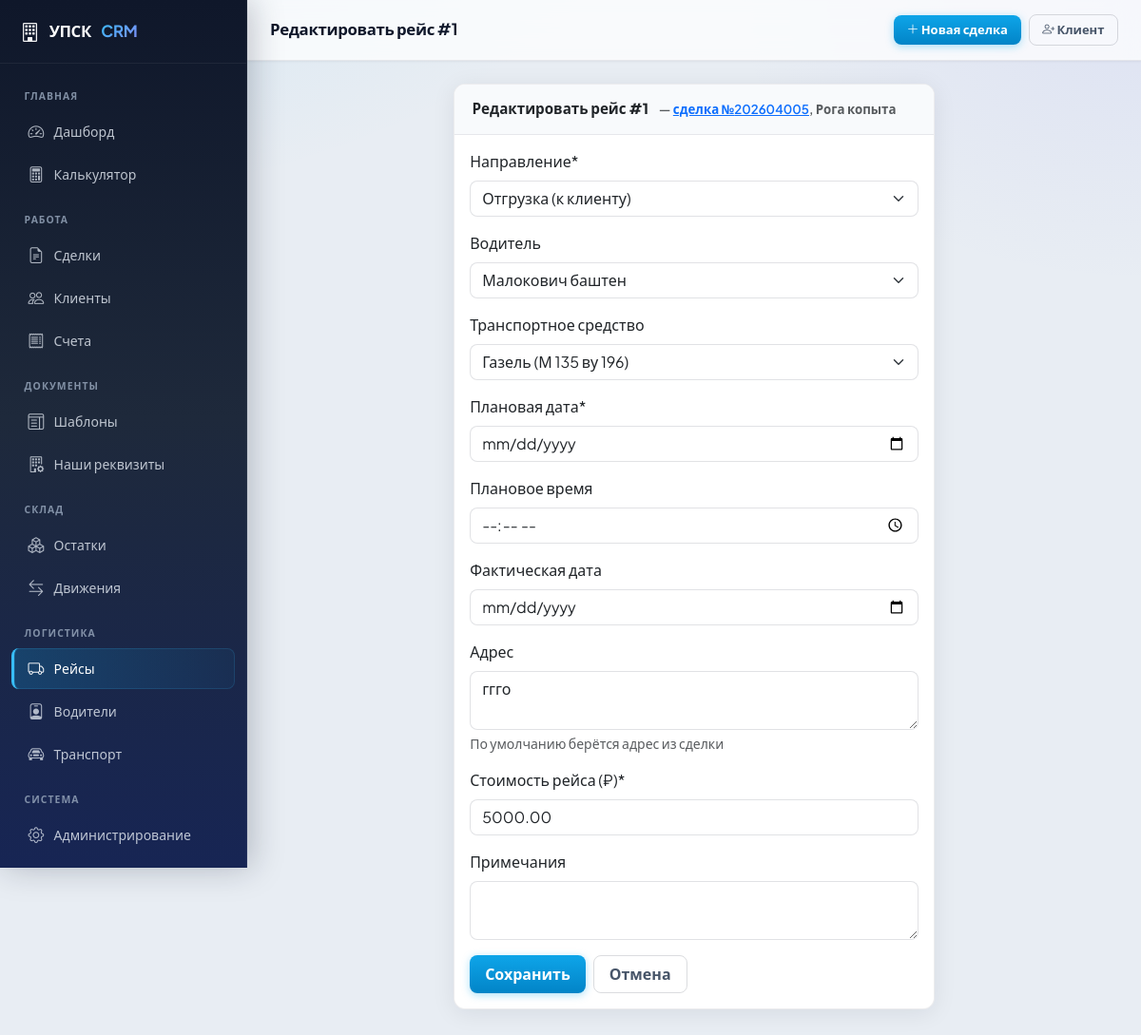
The app's page /delivery/1/edit/ with its own data.
### deals/models.py (models this page shows, shortened)
class Deal(models.Model):
    number = models.CharField('Номер сделки', max_length=50, unique=True)
    client = models.ForeignKey('clients.Client', on_delete=models.PROTECT,
                               related_name='deals', verbose_name='Клиент')
    our_entity = models.ForeignKey(
        'documents.OurLegalEntity',
        on_delete=models.PROTECT,
        related_name='deals',
        verbose_name='Наша организация',
        null=True,
        blank=True,
    )
    status = models.CharField('Статус', max_length=30, choices=DEAL_STATUS_CHOICES, default='new')
    created_at = models.DateTimeField('Создана', auto_now_add=True)
    updated_at = models.DateTimeField('Обновлена', auto_now=True)
    start_date = models.DateField('Дата начала аренды', null=True, blank=True)
    end_date = models.DateField('Дата окончания аренды', null=True, blank=True)
    actual_return_date = models.DateField('Фактический возврат', null=True, blank=True)
    city = models.CharField('Город', max_length=50, choices=CITY_CHOICES, default='Екатеринбург')
    delivery_address = models.TextField('Адрес доставки', blank=True)
    delivery_cost = models.DecimalField('Стоимость доставки (1 рейс)', max_digits=10, decimal_places=2, default=0)
    vat_mode = models.CharField('НДС', max_length=20, choices=VAT_CHOICES, default='no_vat')
    deposit_pct = models.DecimalField('Залог %', max_digits=5, decimal_places=2, default=10)
    total_area = models.DecimalField('Площадь (м²)', max_digits=10, decimal_places=2, default=0)
    rental_days = models.IntegerField('Срок аренды (дней)', default=30)
    daily_cost = models.DecimalField('Суточная стоимость', max_digits=10, decimal_places=2, default=0)
    total_rental = models.DecimalField('Итого аренда', max_digits=12, decimal_places=2, default=0)
    market_value = models.DecimalField('Рыночная стоимость оборудования', max_digits=12, decimal_places=2, default=0)
    deposit_amount = models.DecimalField('Сумма залога', max_digits=12, decimal_places=2, default=0)
    grand_total = models.DecimalField('Итого к оплате', max_digits=12, decimal_places=2, default=0)
    notes = models.TextField('Примечания', blank=True)
    contract_number = models.CharField('Номер договора', max_length=100, blank=True)
    contract_date = models.DateField('Дата договора', null=True, blank=True)
    class Meta:
        verbose_name = 'Сделка'
        verbose_name_plural = 'Сделки'
        ordering = ['-created_at']

### clients/models.py (models this page shows, shortened)
class Client(models.Model):
    CLIENT_TYPE_CHOICES = [
        ('individual', 'Физическое лицо'),
        ('company', 'Юридическое лицо'),
    ]
    client_type = models.CharField('Тип клиента', max_length=20, choices=CLIENT_TYPE_CHOICES, default='individual')
    name = models.CharField('Имя / Наименование', max_length=255)
    phone = models.CharField('Телефон', max_length=50, blank=True)
    email = models.EmailField('Email', blank=True)
    address = models.TextField('Адрес', blank=True)
    city = models.CharField('Город', max_length=100, default='Екатеринбург')
    notes = models.TextField('Примечания', blank=True)
    created_at = models.DateTimeField('Создан', auto_now_add=True)
    updated_at = models.DateTimeField('Обновлён', auto_now=True)
    passport_series = models.CharField('Серия паспорта', max_length=10, blank=True)
    passport_number = models.CharField('Номер паспорта', max_length=20, blank=True)
    passport_issued_by = models.CharField('Кем выдан', max_length=255, blank=True)
    passport_issued_date = models.DateField('Дата выдачи', null=True, blank=True)
    birth_date = models.DateField('Дата рождения', null=True, blank=True)
    registration_address = models.TextField('Адрес регистрации', blank=True)
    company_full_name = models.CharField('Полное наименование', max_length=500, blank=True)
    inn = models.CharField('ИНН', max_length=20, blank=True)
    kpp = models.CharField('КПП', max_length=20, blank=True)
    ogrn = models.CharField('ОГРН', max_length=20, blank=True)
    director = models.CharField('Руководитель (ФИО)', max_length=255, blank=True)
    director_short = models.CharField('Руководитель (И.О. Фамилия)', max_length=100, blank=True)
    director_title = models.CharField('Должность руководителя', max_length=100, default='Директор', blank=True)
    legal_address = models.TextField('Юридический адрес', blank=True)
    bank_name = models.CharField('Банк', max_length=255, blank=True)
    bank_account = models.CharField('Расчётный счёт', max_length=30, blank=True)
    bank_bik = models.CharField('БИК', max_length=20, blank=True)
    bank_corr_account = models.CharField('Корр. счёт', max_length=30, blank=True)
    class Meta:
        verbose_name = 'Клиент'
        verbose_name_plural = 'Клиенты'
        ordering = ['-created_at']

### delivery/models.py (models this page shows, shortened)
class Delivery(models.Model):
    deal = models.ForeignKey(
        'deals.Deal', on_delete=models.PROTECT,
        related_name='deliveries', verbose_name='Сделка'
    )
    direction = models.CharField(
        'Направление', max_length=20,
        choices=DELIVERY_DIRECTION_CHOICES, default='delivery'
    )
    driver = models.ForeignKey(
        Driver, on_delete=models.PROTECT,
        related_name='deliveries', verbose_name='Водитель',
        null=True, blank=True
    )
    vehicle = models.ForeignKey(
        Vehicle, on_delete=models.PROTECT,
        related_name='deliveries', verbose_name='Транспортное средство',
        null=True, blank=True
    )
    planned_date = models.DateField('Плановая дата')
    planned_time = models.TimeField('Плановое время', null=True, blank=True)
    actual_date = models.DateField('Фактическая дата', null=True, blank=True)
    address = models.TextField(
        'Адрес', blank=True,
        help_text='По умолчанию берётся адрес из сделки'
    )
    status = models.CharField(
        'Статус', max_length=20,
        choices=DELIVERY_STATUS_CHOICES, default='planned'
    )
    cost = models.DecimalField(
        'Стоимость рейса (₽)', max_digits=10, decimal_places=2, default=0
    )
    notes = models.TextField('Примечания', blank=True)
    created_at = models.DateTimeField('Создан', auto_now_add=True)
    updated_at = models.DateTimeField('Обновлён', auto_now=True)
    class Meta:
        verbose_name = 'Рейс'
        verbose_name_plural = 'Рейсы'
        ordering = ['-planned_date', '-created_at']

### delivery/views.py (the view)
# urls.py: path('<int:pk>/edit/', views.delivery_edit, name='delivery_edit'),
def delivery_edit(request, pk):
    delivery = get_object_or_404(Delivery, pk=pk)
    if request.method == 'POST':
        form = DeliveryForm(request.POST, instance=delivery, deal=delivery.deal)
        if form.is_valid():
            form.save()
            messages.success(request, 'Рейс обновлён.')
            return redirect('delivery_detail', pk=pk)
    else:
        form = DeliveryForm(instance=delivery, deal=delivery.deal)
    return render(request, 'delivery/delivery_form.html', {
        'page_title': f'Редактировать рейс #{delivery.pk}',
        'form': form,
        'deal': delivery.deal,
        'delivery': delivery,
    })

### delivery/forms.py
class DeliveryForm(forms.ModelForm):
    class Meta:
        model = Delivery
        fields = [
            'direction', 'driver', 'vehicle',
            'planned_date', 'planned_time', 'actual_date',
            'address', 'cost', 'notes',
        ]
        widgets = {
            'planned_date': forms.DateInput(attrs={'type': 'date'}),
            'planned_time': forms.TimeInput(attrs={'type': 'time'}),
            'actual_date': forms.DateInput(attrs={'type': 'date'}),
            'address': forms.Textarea(attrs={'rows': 2}),
            'notes': forms.Textarea(attrs={'rows': 2}),
        }
    def __init__(self, *args, deal=None, **kwargs):
        super().__init__(*args, **kwargs)
        self.fields['driver'].queryset = Driver.objects.filter(is_active=True)
        self.fields['vehicle'].queryset = Vehicle.objects.filter(is_active=True)
        if deal and deal.delivery_address and not self.instance.pk:
            self.fields['address'].initial = deal.delivery_address
        self.fields['driver'].empty_label = '— не назначен —'
        self.fields['vehicle'].empty_label = '— не назначена —'

### delivery/models.py (called while the page is built)
    def __str__(self):
        return self.full_name

    def __str__(self):
        return f'{self.name} ({self.reg_number})'

### templates/delivery/delivery_form.html (shortened to what this page needs)
{% extends "base.html" %}
{% load crispy_forms_tags %}
{% block nav_delivery %}active{% endblock %}
{% block content %}
<div class="row justify-content-center">
  <div class="col-lg-7">
    <div class="card">
      <div class="card-header">
        <strong>{{ page_title }}</strong>
        {% if deal %}
        <span class="text-muted ms-2 small">— <a href="{% url 'deal_detail' deal.pk %}">сделка №{{ deal.number }}</a>, {{ deal.client.name }}</span>
        {% endif %}
      </div>
      <div class="card-body">
        <form method="post">
          {{ form|crispy }}
          <div class="d-flex gap-2 mt-3">
            <button type="submit" class="btn btn-primary">Сохранить</button>
            {% if delivery %}
            <a href="{% url 'delivery_detail' delivery.pk %}" class="btn btn-outline-secondary">Отмена</a>
            {% elif deal %}
            <a href="{% url 'deal_detail' deal.pk %}" class="btn btn-outline-secondary">Отмена</a>
            {% else %}
            <a href="{% url 'delivery_list' %}" class="btn btn-outline-secondary">Отмена</a>
            {% endif %}
          </div>
        </form>
      </div>
    </div>
  </div>
</div>
{% endblock %}

### static/css/app.css (style rules this page uses)
:root { --sidebar-width: 260px; --topbar-height: 64px; --radius-sm: 8px; --radius-md: 12px; --radius-lg: 16px; --shadow-sm: 0 1px 2px rgba(15, 23, 42, 0.06); --shadow-md: 0 4px 24px rgba(15, 23, 42, 0.08); --shadow-lg: 0 12px 40px rgba(15, 23, 42, 0.12); --surface: #ffffff; --surface-2: #f8fafc; --border: rgba(15, 23, 42, 0.08); --accent: #0ea5e9; --accent-hover: #0284c7; --sidebar-bg: linear-gradient(180deg, #0f172a 0%, #1e293b 48%, #172554 100%); --sidebar-border: rgba(255, 255, 255, 0.06); --text-muted-custom: #64748b; --body-bg: #e8edf3; --bs-body-font-family: "Plus Jakarta Sans", system-ui, -apple-system, "Segoe UI", Roboto, sans-serif; --bs-primary: #0ea5e9; --bs-primary-rgb: 14, 165, 233; --bs-link-color: #0284c7; --bs-border-radius: var(--radius-sm); --bs-card-border-radius: var(--radius-md); }
*, *::before, *::after { box-sizing: border-box; }
body { font-family: var(--bs-body-font-family); background: var(--body-bg); background-image: radial-gradient(ellipse 120% 80% at 0% -20%, rgba(14, 165, 233, 0.12), transparent 50%), radial-gradient(ellipse 80% 60% at 100% 0%, rgba(99, 102, 241, 0.08), transparent 45%); background-attachment: fixed; color: #0f172a; -webkit-font-smoothing: antialiased; }
.card { border: 1px solid var(--border); border-radius: var(--radius-md); box-shadow: var(--shadow-md); background: var(--surface); overflow: hidden; }
.card-header { background: var(--surface-2) !important; border-bottom: 1px solid var(--border); font-weight: 600; font-size: 0.95rem; padding: 0.9rem 1.15rem; }
.btn { font-weight: 600; border-radius: var(--radius-sm); padding: 0.45rem 1rem; }
.btn-primary { background: linear-gradient(180deg, #0ea5e9 0%, #0284c7 100%); border: none; box-shadow: 0 2px 8px rgba(14, 165, 233, 0.35); }
.btn-outline-secondary { border-color: rgba(15, 23, 42, 0.15); color: #475569; }
.form-control, .form-select { border-radius: var(--radius-sm); border-color: rgba(15, 23, 42, 0.12); }

### records on screen
Deal: number "202604005", client.name "Рога копыта"
Delivery: direction "Отгрузка (к клиенту)", driver "Малокович баштен", vehicle "Газель (М 135 ву 196)", address "ггго", cost "5000.00"

### other values on screen
{{ page_title|default:"" }} "Редактировать рейс #1"
{{ page_title }} "Редактировать рейс #1"
